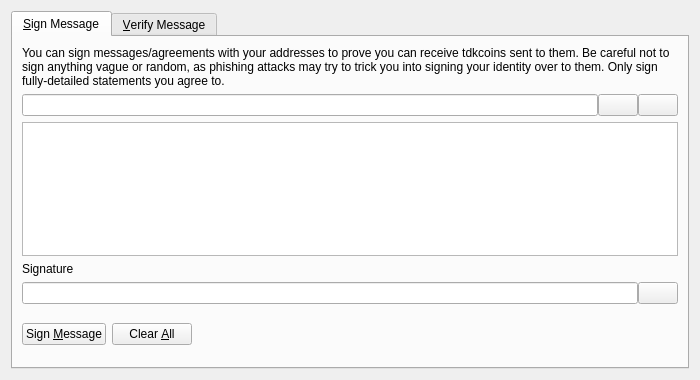
<?xml version="1.0" encoding="UTF-8"?>
<ui version="4.0">
 <class>SignVerifyMessageDialog</class>
 <widget class="QDialog" name="SignVerifyMessageDialog">
  <property name="geometry">
   <rect>
    <x>0</x>
    <y>0</y>
    <width>700</width>
    <height>380</height>
   </rect>
  </property>
  <property name="windowTitle">
   <string>Signatures - Sign / Verify a Message</string>
  </property>
  <property name="styleSheet">
   <string notr="true">QDialog#SignVerifyMessageDialog {
background-image: url(:/images/adcendbtc); 
}
</string>
  </property>
  <property name="modal">
   <bool>true</bool>
  </property>
  <layout class="QVBoxLayout" name="verticalLayout">
   <item>
    <widget class="QTabWidget" name="tabWidget">
     <property name="currentIndex">
      <number>0</number>
     </property>
     <widget class="QWidget" name="tabSignMessage">
      <attribute name="title">
       <string>&amp;Sign Message</string>
      </attribute>
      <layout class="QVBoxLayout" name="verticalLayout_SM">
       <item>
        <widget class="QLabel" name="infoLabel_SM">
         <property name="text">
          <string>You can sign messages/agreements with your addresses to prove you can receive tdkcoins sent to them. Be careful not to sign anything vague or random, as phishing attacks may try to trick you into signing your identity over to them. Only sign fully-detailed statements you agree to.</string>
         </property>
         <property name="textFormat">
          <enum>Qt::PlainText</enum>
         </property>
         <property name="wordWrap">
          <bool>true</bool>
         </property>
        </widget>
       </item>
       <item>
        <layout class="QHBoxLayout" name="horizontalLayout_1_SM">
         <property name="spacing">
          <number>0</number>
         </property>
         <item>
          <widget class="QValidatedLineEdit" name="addressIn_SM">
           <property name="toolTip">
            <string>The TdkCoin address to sign the message with</string>
           </property>
          </widget>
         </item>
         <item>
          <widget class="QPushButton" name="addressBookButton_SM">
           <property name="toolTip">
            <string>Choose previously used address</string>
           </property>
           <property name="text">
            <string/>
           </property>
           <property name="icon">
            <iconset resource="../bitcoin.qrc">
             <normaloff>:/icons/address-book</normaloff>:/icons/address-book</iconset>
           </property>
           <property name="shortcut">
            <string>Alt+A</string>
           </property>
           <property name="autoDefault">
            <bool>false</bool>
           </property>
          </widget>
         </item>
         <item>
          <widget class="QPushButton" name="pasteButton_SM">
           <property name="toolTip">
            <string>Paste address from clipboard</string>
           </property>
           <property name="text">
            <string/>
           </property>
           <property name="icon">
            <iconset resource="../bitcoin.qrc">
             <normaloff>:/icons/editpaste</normaloff>:/icons/editpaste</iconset>
           </property>
           <property name="shortcut">
            <string>Alt+P</string>
           </property>
           <property name="autoDefault">
            <bool>false</bool>
           </property>
          </widget>
         </item>
        </layout>
       </item>
       <item>
        <widget class="QPlainTextEdit" name="messageIn_SM">
         <property name="toolTip">
          <string>Enter the message you want to sign here</string>
         </property>
        </widget>
       </item>
       <item>
        <widget class="QLabel" name="signatureLabel_SM">
         <property name="text">
          <string>Signature</string>
         </property>
         <property name="textFormat">
          <enum>Qt::PlainText</enum>
         </property>
        </widget>
       </item>
       <item>
        <layout class="QHBoxLayout" name="horizontalLayout_2_SM">
         <property name="spacing">
          <number>0</number>
         </property>
         <item>
          <widget class="QLineEdit" name="signatureOut_SM">
           <property name="font">
            <font>
             <italic>true</italic>
            </font>
           </property>
           <property name="readOnly">
            <bool>true</bool>
           </property>
          </widget>
         </item>
         <item>
          <widget class="QPushButton" name="copySignatureButton_SM">
           <property name="toolTip">
            <string>Copy the current signature to the system clipboard</string>
           </property>
           <property name="text">
            <string/>
           </property>
           <property name="icon">
            <iconset resource="../bitcoin.qrc">
             <normaloff>:/icons/editcopy</normaloff>:/icons/editcopy</iconset>
           </property>
           <property name="autoDefault">
            <bool>false</bool>
           </property>
          </widget>
         </item>
        </layout>
       </item>
       <item>
        <layout class="QHBoxLayout" name="horizontalLayout_3_SM">
         <item>
          <widget class="QPushButton" name="signMessageButton_SM">
           <property name="toolTip">
            <string>Sign the message to prove you own this TdkCoin address</string>
           </property>
           <property name="text">
            <string>Sign &amp;Message</string>
           </property>
           <property name="icon">
            <iconset resource="../bitcoin.qrc">
             <normaloff>:/icons/edit</normaloff>:/icons/edit</iconset>
           </property>
           <property name="autoDefault">
            <bool>false</bool>
           </property>
          </widget>
         </item>
         <item>
          <widget class="QPushButton" name="clearButton_SM">
           <property name="toolTip">
            <string>Reset all sign message fields</string>
           </property>
           <property name="text">
            <string>Clear &amp;All</string>
           </property>
           <property name="icon">
            <iconset resource="../bitcoin.qrc">
             <normaloff>:/icons/remove</normaloff>:/icons/remove</iconset>
           </property>
           <property name="autoDefault">
            <bool>false</bool>
           </property>
          </widget>
         </item>
         <item>
          <spacer name="horizontalSpacer_1_SM">
           <property name="orientation">
            <enum>Qt::Horizontal</enum>
           </property>
           <property name="sizeHint" stdset="0">
            <size>
             <width>40</width>
             <height>48</height>
            </size>
           </property>
          </spacer>
         </item>
         <item>
          <widget class="QLabel" name="statusLabel_SM">
           <property name="font">
            <font>
             <weight>75</weight>
             <bold>true</bold>
            </font>
           </property>
           <property name="text">
            <string/>
           </property>
           <property name="wordWrap">
            <bool>true</bool>
           </property>
          </widget>
         </item>
         <item>
          <spacer name="horizontalSpacer_2_SM">
           <property name="orientation">
            <enum>Qt::Horizontal</enum>
           </property>
           <property name="sizeHint" stdset="0">
            <size>
             <width>40</width>
             <height>48</height>
            </size>
           </property>
          </spacer>
         </item>
        </layout>
       </item>
      </layout>
     </widget>
     <widget class="QWidget" name="tabVerifyMessage">
      <attribute name="title">
       <string>&amp;Verify Message</string>
      </attribute>
      <layout class="QVBoxLayout" name="verticalLayout_VM">
       <item>
        <widget class="QLabel" name="infoLabel_VM">
         <property name="text">
          <string>Enter the receiver's address, message (ensure you copy line breaks, spaces, tabs, etc. exactly) and signature below to verify the message. Be careful not to read more into the signature than what is in the signed message itself, to avoid being tricked by a man-in-the-middle attack. Note that this only proves the signing party receives with the address, it cannot prove sendership of any transaction!</string>
         </property>
         <property name="textFormat">
          <enum>Qt::PlainText</enum>
         </property>
         <property name="alignment">
          <set>Qt::AlignLeading|Qt::AlignLeft|Qt::AlignTop</set>
         </property>
         <property name="wordWrap">
          <bool>true</bool>
         </property>
        </widget>
       </item>
       <item>
        <layout class="QHBoxLayout" name="horizontalLayout_1_VM">
         <property name="spacing">
          <number>0</number>
         </property>
         <item>
          <widget class="QValidatedLineEdit" name="addressIn_VM">
           <property name="toolTip">
            <string>The TdkCoin address the message was signed with</string>
           </property>
          </widget>
         </item>
         <item>
          <widget class="QPushButton" name="addressBookButton_VM">
           <property name="toolTip">
            <string>Choose previously used address</string>
           </property>
           <property name="text">
            <string/>
           </property>
           <property name="icon">
            <iconset resource="../bitcoin.qrc">
             <normaloff>:/icons/address-book</normaloff>:/icons/address-book</iconset>
           </property>
           <property name="shortcut">
            <string>Alt+A</string>
           </property>
           <property name="autoDefault">
            <bool>false</bool>
           </property>
          </widget>
         </item>
        </layout>
       </item>
       <item>
        <widget class="QPlainTextEdit" name="messageIn_VM"/>
       </item>
       <item>
        <widget class="QValidatedLineEdit" name="signatureIn_VM"/>
       </item>
       <item>
        <layout class="QHBoxLayout" name="horizontalLayout_2_VM">
         <item>
          <widget class="QPushButton" name="verifyMessageButton_VM">
           <property name="toolTip">
            <string>Verify the message to ensure it was signed with the specified TdkCoin address</string>
           </property>
           <property name="text">
            <string>Verify &amp;Message</string>
           </property>
           <property name="icon">
            <iconset resource="../bitcoin.qrc">
             <normaloff>:/icons/transaction_0</normaloff>:/icons/transaction_0</iconset>
           </property>
           <property name="autoDefault">
            <bool>false</bool>
           </property>
          </widget>
         </item>
         <item>
          <widget class="QPushButton" name="clearButton_VM">
           <property name="toolTip">
            <string>Reset all verify message fields</string>
           </property>
           <property name="text">
            <string>Clear &amp;All</string>
           </property>
           <property name="icon">
            <iconset resource="../bitcoin.qrc">
             <normaloff>:/icons/remove</normaloff>:/icons/remove</iconset>
           </property>
           <property name="autoDefault">
            <bool>false</bool>
           </property>
          </widget>
         </item>
         <item>
          <spacer name="horizontalSpacer_1_VM">
           <property name="orientation">
            <enum>Qt::Horizontal</enum>
           </property>
           <property name="sizeHint" stdset="0">
            <size>
             <width>40</width>
             <height>48</height>
            </size>
           </property>
          </spacer>
         </item>
         <item>
          <widget class="QLabel" name="statusLabel_VM">
           <property name="font">
            <font>
             <weight>75</weight>
             <bold>true</bold>
            </font>
           </property>
           <property name="text">
            <string/>
           </property>
           <property name="wordWrap">
            <bool>true</bool>
           </property>
          </widget>
         </item>
         <item>
          <spacer name="horizontalSpacer_2_VM">
           <property name="orientation">
            <enum>Qt::Horizontal</enum>
           </property>
           <property name="sizeHint" stdset="0">
            <size>
             <width>40</width>
             <height>48</height>
            </size>
           </property>
          </spacer>
         </item>
        </layout>
       </item>
      </layout>
     </widget>
    </widget>
   </item>
  </layout>
 </widget>
 <customwidgets>
  <customwidget>
   <class>QValidatedLineEdit</class>
   <extends>QLineEdit</extends>
   <header>qvalidatedlineedit.h</header>
  </customwidget>
 </customwidgets>
 <resources>
  <include location="../bitcoin.qrc"/>
 </resources>
 <connections/>
</ui>
